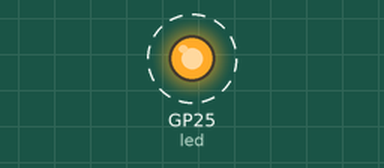
A program run on a simulated Raspberry Pi Pico running MicroPython. On the bench: output pins drawn as LEDs (lit = HIGH). Dashed ring = blinking. Random numbers come from a fixed seed; nothing arrives over Bluetooth unless stated; what the program prints to the serial console is not drawn.

Above: at 0.5 s.
Timing chart, 0 to 4.6 s (numbered marks = the images above):
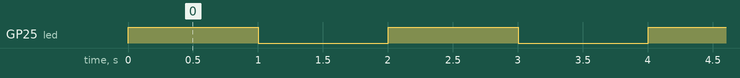

The program:

temp_sensor.py
```python
import sys

sys.path.append("")

from micropython import const

import uasyncio as asyncio
import aioble
import bluetooth

import random
import struct

# org.bluetooth.service.environmental_sensing
_ENV_SENSE_UUID = bluetooth.UUID(0x181A)
# org.bluetooth.characteristic.temperature
_ENV_SENSE_TEMP_UUID = bluetooth.UUID(0x2A6E)
# org.bluetooth.characteristic.gap.appearance.xml
_ADV_APPEARANCE_GENERIC_THERMOMETER = const(768)

# How frequently to send advertising beacons.
_ADV_INTERVAL_MS = 250_000

led = machine.Pin("LED", machine.Pin.OUT)

# Register GATT server.
temp_service = aioble.Service(_ENV_SENSE_UUID)
temp_characteristic = aioble.Characteristic(
    temp_service, _ENV_SENSE_TEMP_UUID, read=True, notify=True
)
aioble.register_services(temp_service)


# Helper to encode the temperature characteristic encoding (sint16, hundredths of a degree).
def _encode_temperature(temp_deg_c):
    return struct.pack("<h", int(temp_deg_c * 100))


# This would be periodically polling a hardware sensor.
async def sensor_task():
    t = 24.5
    while True:
        temp_characteristic.write(_encode_temperature(t))
        t += random.uniform(-0.5, 0.5)
        await asyncio.sleep_ms(1000)


# Serially wait for connections. Don't advertise while a central is
# connected.
async def peripheral_task():
    while True:
        async with await aioble.advertise(
            _ADV_INTERVAL_MS,
            name="mpy-temp",
            services=[_ENV_SENSE_UUID],
            appearance=_ADV_APPEARANCE_GENERIC_THERMOMETER,
        ) as connection:
            print("Connection from", connection.device)
            await connection.disconnected()

async def blink_task():
    toggle = True
    while True:
        led.value(toggle)
        toggle = not toggle
        print(f'blink {toggle}')
        await asyncio.sleep_ms(1000)

# Run both tasks.
async def main():

    tasks = [

        asyncio.create_task(blink_task()),
        asyncio.create_task(sensor_task()),
        asyncio.create_task(peripheral_task()),

    ]
    await asyncio.gather(*tasks)

asyncio.run(main())
```

Measured:
- by itself, GP25 (led): alternates HIGH for 1.0 s and LOW for 1.0 s
